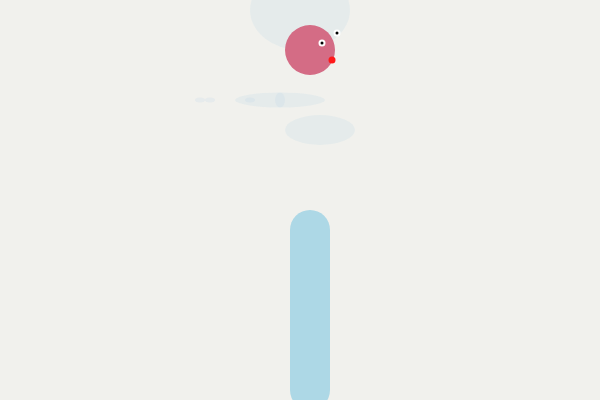
Frame 1 (no input)
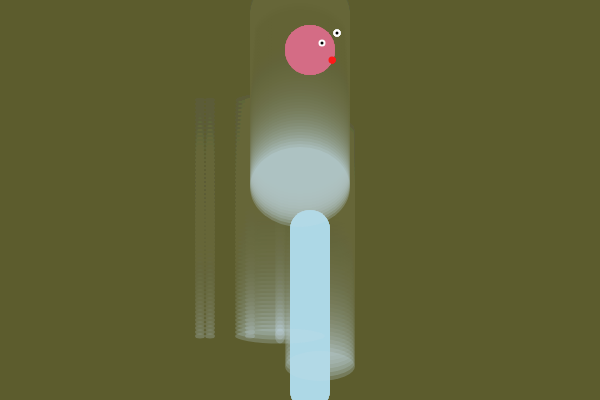
Frame 60 (no input)
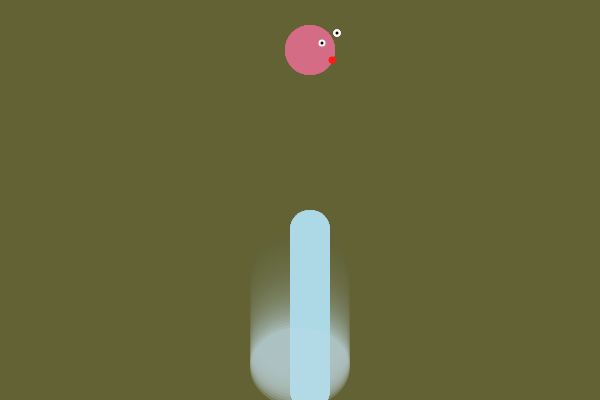
Frame 120 (the mouse pressed at the canvas centre since frame 60)

The p5.js sketch that drew these frames (run headless with seeded random() and noise() and a simulated clock; from frame 60 on, the mouse is pressed at the canvas centre):

// p5.js sketch
// ── sketch.js
// global variables
var herX = 10;
var hereX = 130;
var sheX = 100;
let x_position = 100;
let y_position = 100;
let a_size;

function setup() {
  createCanvas(600, 400);
  frameRate();
  // smooth();
  colorMode(RGB);
  console.log((1+2)*(3+4)/(9-2));
}

function draw() {
  //fountain
  background(100, 100, 51, 22);
  // background(0);
  fill(173, 216, 230);
  noStroke();
  rect(290, 210, 40, 200, 200);

  if (mouseX < 100)
    fill(0, 0, 0, 0);
  fill(193, 216, 230, 63);
  ellipse(300, herX, 100, 80);
  ellipse(320, hereX, 70, 30);
  ellipse(280, sheX, 90, 15);
  ellipse(280, sheX, 10, 15);
  ellipse(210, sheX, 10, 5);
  ellipse(250, sheX, 10, 5);
  ellipse(200, sheX, 10, 5);
  herX = herX + 3;
  hereX = hereX + 4;
  sheX = sheX + 4;

  //Drinking
  fill(212, 108, 133);
  ellipse(310, 50, 50, 50);
  fill(255);
  ellipse(337, 33, 7, 7);
  ellipse(322, 43, 7, 7);
  fill(0);
  ellipse(337, 33, 3, 3);
  ellipse(322, 43, 3, 3);
  fill(450, 25, 25);
  ellipse(332, 60, 7, 7);
}

function mousePressed() {
  background(250, 210, 252);
}
